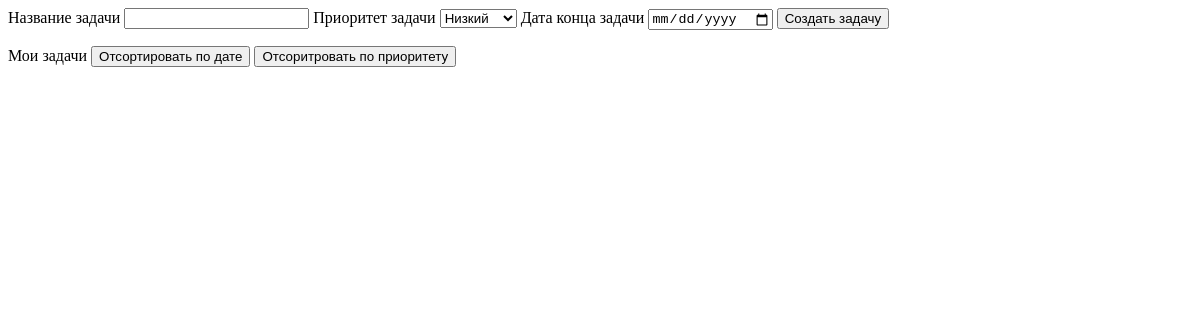
/tasks, run on an earlier commit of the app's database.
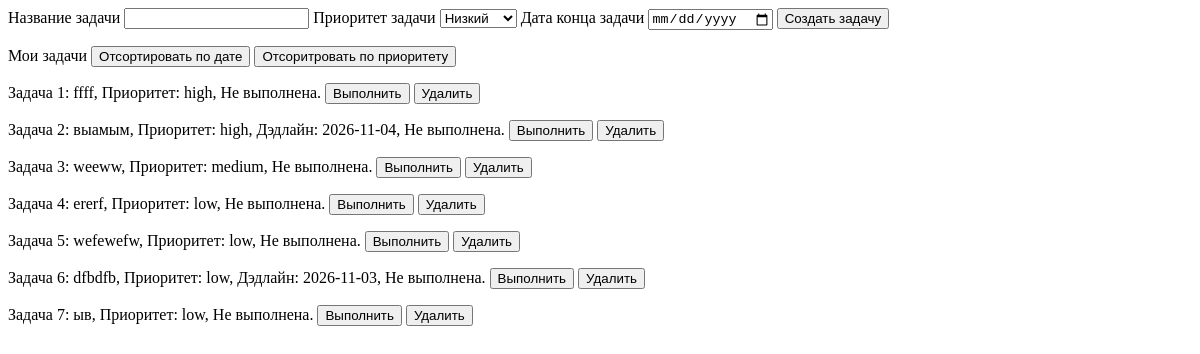
And on a later commit of the database.
### tables this page shows
CREATE TABLE "tasks" (id INTEGER PRIMARY KEY, title TEXT NOT NULL, priority TEXT NOT NULL, deadline TEXT, is_done INTEGER DEFAULT 0);

### app/bp_tasks.py (the view, shortened to what this page needs)
@bp.route("/tasks", methods=["GET", "POST"])
def tasks():
    form = TasksForm()
    message = ''
    all_tasks = get_all_tasks()
    return render_template("Tasks.html", form=form, message=message, tasks=all_tasks)

### app/forms.py
class TasksForm(FlaskForm):
    task_name = StringField("Название задачи ")
    priority = SelectField("Приоритет задачи ", choices=[
            ('low', 'Низкий'),
            ('medium', 'Средний'),
            ('high', 'Высокий')
        ] ,validators=[DataRequired(message="Выберите приоритет")])
    deadline = DateField("Дата конца задачи ", validators=[Optional()])
    submit_task = SubmitField("Создать задачу")
    done = SubmitField("Выполнить")
    delete = SubmitField("Удалить")
    date_sort = SubmitField("Отсортировать по дате")
    priority_sort = SubmitField("Отсоритровать по приоритету")

### app/crud.py (called while the page is built)
def get_all_tasks():
    con = sqlite3.connect("example.db")
    cursor = con.cursor()
    cursor.execute("SELECT * FROM tasks")
    tasks = cursor.fetchall()
    result = []
    for task in tasks:
        result.append(list(task))
    con.close()
    return result

### app/templates/Tasks.html (shortened to what this page needs)
<form method="POST">
    {{ form.task_name.label }}{{ form.task_name() }}
    {{ form.priority.label }}{{ form.priority() }}
    {{ form.deadline.label }}{{ form.deadline() }}
    {{ form.submit_task() }}
    <p>
        Мои задачи
        {{ form.date_sort() }}
        {{ form.priority_sort() }}
    </p>
    {% for task in tasks %}
    <p>
        Задача {{ task[0] }}: {{ task[1] }},
        Приоритет: {{ task[2] }},
        {% if task[3] %} Дэдлайн: {{ task[3] }}, {% endif %}
        {% if task[4] == 0 %}
        Не выполнена.
        {% set _ = form.done.__setattr__('name', 'done_' ~ task[0]) %}
        {% set _ = form.delete.__setattr__('name', 'delete_' ~ task[0]) %}
        {{ form.done() }} {{ form.delete() }}
        {% else %}
        Выполнена.
        {% set _ = form.delete.__setattr__('name', 'delete_' ~ task[0]) %}
        {{ form.delete }}
        {% endif %}
    </p>
    {% endfor %}
</form>

What changed in the data, as far as the page shows it:
added tasks: id "1", title "ffff", priority "high"
added tasks: id "2", title "выамым", priority "high", deadline "2026-11-04"
added tasks: id "3", title "weeww", priority "medium"
added tasks: id "4", title "ererf", priority "low"
added tasks: id "5", title "wefewefw", priority "low"
added tasks: id "6", title "dfbdfb", priority "low", deadline "2026-11-03"
added tasks: id "7", title "ыв", priority "low"
